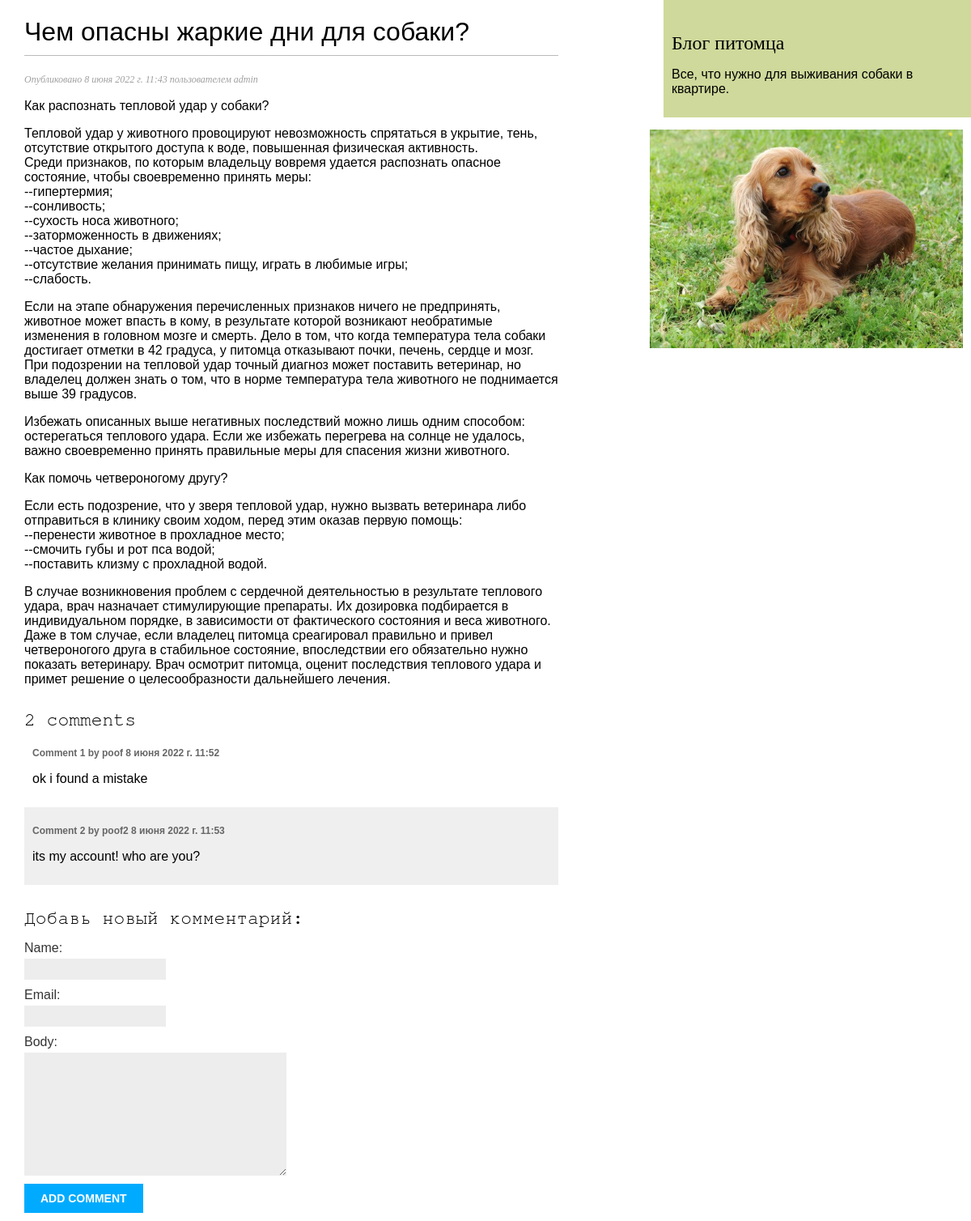
The app's page /blog/4/ with its own data.
### blog/models.py (models this page shows, shortened)
class Post(models.Model):
    class Status(models.TextChoices):
        DRAFT = 'DF', 'Draft'
        PUBLISHED = 'PB', 'Published'
    title = models.CharField(max_length=250)
    slug = models.SlugField(max_length=250)
    author = models.ForeignKey(User, on_delete=models.CASCADE, related_name='blog_posts')
    body = models.TextField()
    publish = models.DateTimeField(default=timezone.now)
    created = models.DateTimeField(auto_now_add=True)
    updated = models.DateTimeField(auto_now=True)
    status = models.CharField(max_length=2,choices=Status.choices,default=Status.DRAFT)
    objects = models.Manager() # The default manager.
    published = PublishedManager() # Our custom manager.
    class Meta:
        ordering = ['-publish']
        indexes = [
            models.Index(fields=['-publish']),
        ]

class Comment(models.Model):
    post = models.ForeignKey(Post, on_delete=models.CASCADE, related_name='comments')
    name = models.CharField(max_length=80)
    email = models.EmailField()
    body = models.TextField()
    created = models.DateTimeField(auto_now_add=True)
    updated = models.DateTimeField(auto_now=True)
    active = models.BooleanField(default=True)
    class Meta:
        ordering = ['created']
        indexes = [
            models.Index(fields=['created']),
        ]

### blog/views.py (the view)
# urls.py: path('<int:id>/', views.post_detail, name='post_detail'),
def post_detail(request, id):
    post = get_object_or_404(Post, id=id, status=Post.Status.PUBLISHED)
    comments = post.comments.filter(active=True)
    form = CommentForm()
    return render(request, 'blog/post/detail.html', {'post': post, 'comments': comments,'form': form})

### blog/forms.py
class CommentForm(forms.ModelForm):
	class Meta:
		model = Comment
		fields = ['name', 'email', 'body']

### blog/templates/blog/post/detail.html (shortened to what this page needs)
{% extends "blog/base.html" %}
{% block content %}
	<h1>{{ post.title }}</h1>
	<p class="date">
		Опубликовано {{ post.publish }} пользователем {{ post.author }}
	</p>
	{{ post.body|linebreaks }}
	{% with comments.count as total_comments %}
		<h2 class="abc">{{ total_comments }} comment{{ total_comments|pluralize }}</h2>
	{% endwith %}
	{% for comment in comments %}
		<div class="comment">
			<p class="info">
				Comment {{ forloop.counter }} by {{ comment.name }}
				{{ comment.created }}
			</p>
			{{ comment.body|linebreaks }}
		</div>
	{% empty %}
		<p>There are no comments yet.</p>
	{% endfor %}
	<h2 class="abc">Добавь новый комментарий:</h2>
		<form action="{% url "blog:post_comment" post.id %}" method="post">
			{{ form.as_p }}
			<p><input type="submit" value="Add comment"></p>
		</form>
{% endblock %}

### blog/static/css/blog.css (style rules this page uses)
body { margin:0; padding:0; font-family:helvetica, sans-serif; }
h1 { font-weight:normal; border-bottom:1px solid #bbb; padding:0 0 10px 0; }
h2 { font-weight:normal; margin:30px 0 0; }
p.date { color:#a19f9f; font-family: georgia, serif; font-size: 12px; font-style: italic; }
label { float:left; clear:both; color:#333; margin-bottom:4px; }
input, textarea { clear:both; float:left; margin:0 0 10px; background:#ededed; border:0; padding:6px 10px; font-size:12px; }
input[type=submit] { font-weight:bold; background:#00abff; color:#fff; padding:10px 20px; font-size:14px; text-transform:uppercase; }
.comment { padding:10px; }
.comment:nth-child(even) { background:#efefef; }
.comment .info { font-weight:bold; font-size:12px; color:#666; }
.abc { font-size: 23px; font-family: FreeMono, monospace; }

### records on screen
Post: title "Чем опасны жаркие дни для собаки?", publish "8 июня 2022 г. 11:43", author "admin", body "Как распознать тепловой удар у собаки? Тепловой удар у животного провоцируют невозможность спрятаться в укрытие, тень, отсутствие открытого доступа к воде, повышенная физическая активность. Среди признаков, по которым владельцу вовремя удается распознать опасное состояние, чтобы своевременно принять меры: --гипертермия; --сонливость; --сухость носа животного; --заторможенность в движениях; --частое дыхание; --отсутствие желания принимать пищу, играть в любимые игры; --слабость. Если на этапе обнаружения перечисленных признаков ничего не предпринять, животное может впасть в кому, в результате которой возникают необратимые изменения в головном мозге и смерть. Дело в том, что когда температура…"
Comment: name "poof", created "8 июня 2022 г. 11:52", body "ok i found a mistake"
Comment: name "poof2", created "8 июня 2022 г. 11:53", body "its my account! who are you?"

### other values on screen
{{ total_comments }} "2"
